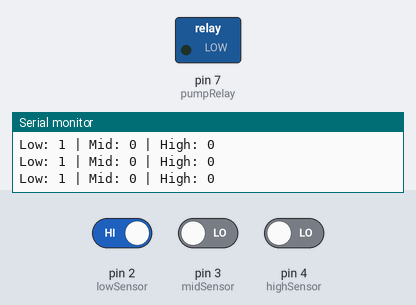
Simulated run of this sketch. Board: Arduino Uno, built with avr-gcc and run on an emulated ATmega328P. Parts: switched loads named in the sketch (green lamp = pin HIGH), the last lines printed to the serial monitor. Inputs (shaded band) come from the test bench; at power-on: pin 2 (lowSensor) HIGH, pin 3 (midSensor) LOW, pin 4 (highSensor) LOW.

Above: at 2.8 s.
2.9 s: pin 2 (lowSensor) driven LOW
At 3.5 s:
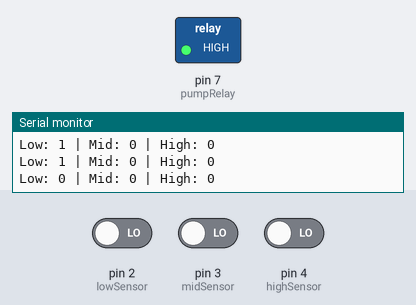
Timing chart, 0 to 5.9 s (numbered marks = the images above; inputs shaded):
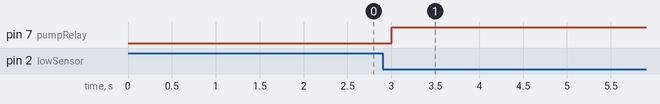

The sketch:

water_level_controller.ino
```cpp
// Smart Water Level Indicator and Pump Controller

const int lowSensor = 2;     // Low level sensor
const int midSensor = 3;     // Mid level sensor
const int highSensor = 4;    // High level sensor
const int pumpRelay = 7;     // Relay module to control water pump

void setup() {
  pinMode(lowSensor, INPUT);
  pinMode(midSensor, INPUT);
  pinMode(highSensor, INPUT);
  pinMode(pumpRelay, OUTPUT);

  digitalWrite(pumpRelay, LOW);  // Pump OFF initially

  Serial.begin(9600);
}

void loop() {
  bool low = digitalRead(lowSensor);
  bool mid = digitalRead(midSensor);
  bool high = digitalRead(highSensor);

  Serial.print("Low: "); Serial.print(low);
  Serial.print(" | Mid: "); Serial.print(mid);
  Serial.print(" | High: "); Serial.println(high);

  // Logic to control pump
  if (!low && !mid && !high) {
    // Tank is empty
    digitalWrite(pumpRelay, HIGH); // Turn ON pump
  } else if (low && mid && high) {
    // Tank is full
    digitalWrite(pumpRelay, LOW);  // Turn OFF pump
  }

  delay(1000); // Delay for stability
}
```

Measured:
- after the input at 2.9 s, pin 7 (pumpRelay): LOW → HIGH after 0.10 s
